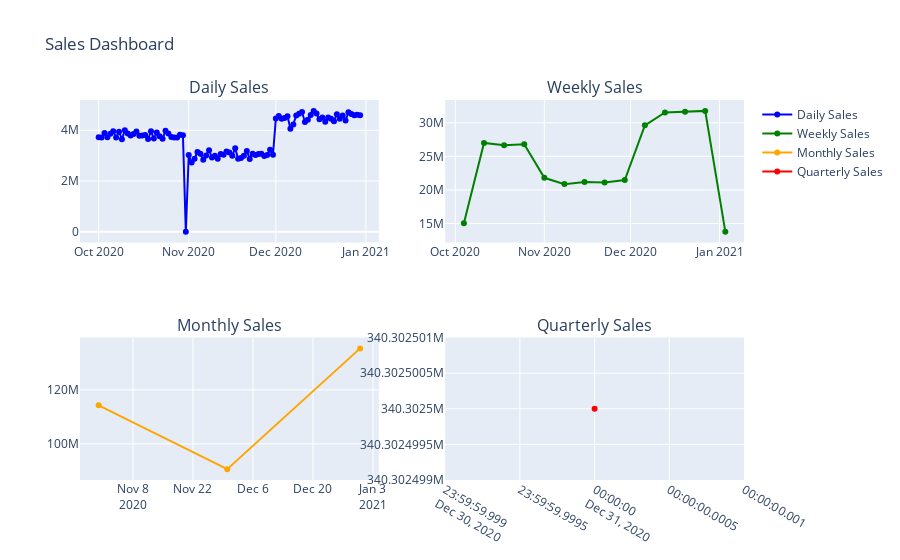

Notebook source saved alongside this figure:
### Code cell
import plotly.graph_objs as go
from plotly.subplots import make_subplots


# Create a subplot layout
fig = make_subplots(rows=2, cols=2, subplot_titles=('Daily Sales', 'Weekly Sales', 'Monthly Sales', 'Quarterly Sales'))

# Add daily sales plot
fig.add_trace(go.Scatter(
    x=daily_report.index,
    y=daily_report['Sales'],
    mode='lines+markers',
    marker=dict(color='blue'),
    text=daily_report.index.strftime('%Y-%m-%d'),  # Dates for hover text
    hoverinfo='text',  # Show only hover text
    name='Daily Sales'
), row=1, col=1)

# Add weekly sales plot
fig.add_trace(go.Scatter(
    x=weekly_report.index,
    y=weekly_report['Sales'],
    mode='lines+markers',
    marker=dict(color='green'),
    text=weekly_report.index.strftime('%Y-%m-%d'),
    hoverinfo='text',
    name='Weekly Sales'
), row=1, col=2)

# Add monthly sales plot
fig.add_trace(go.Scatter(
    x=monthly_report.index,
    y=monthly_report['Sales'],
    mode='lines+markers',
    marker=dict(color='orange'),
    text=monthly_report.index.strftime('%Y-%m-%d'),
    hoverinfo='text',
    name='Monthly Sales'
), row=2, col=1)

# Add quarterly sales plot
fig.add_trace(go.Scatter(
    x=quarterly_report.index,
    y=quarterly_report['Sales'],
    mode='lines+markers',
    marker=dict(color='red'),
    text=quarterly_report.index.strftime('%Y-%m-%d'),
    hoverinfo='text',
    name='Quarterly Sales'
), row=2, col=2)

# Update layout
fig.update_layout(title='Sales Dashboard', showlegend=True)

# Show the plot
fig.show()

### Figure 1 — Plotly figure (JSON) as saved in the notebook; plotly's stock layout.template omitted (floating-point values rounded to 4 significant figures)
{"data": [{"hoverinfo": "text", "marker": {"color": "blue"}, "mode": "lines+markers", "name": "Daily Sales", "text": ["2020-10-01", "2020-10-02", "2020-10-03", "2020-10-04", "2020-10-05", "2020-10-06", "2020-10-07", "2020-10-08", "2020-10-09", "2020-10-10", "2020-10-11", "2020-10-12", "2020-10-13", "2020-10-14", "2020-10-15", "2020-10-16", "2020-10-17", "2020-10-18", "2020-10-19", "2020-10-20", "2020-10-21", "2020-10-22", "2020-10-23", "2020-10-24", "2020-10-25", "2020-10-26", "2020-10-27", "2020-10-28", "2020-10-29", "2020-10-30", "2020-10-31", "2020-11-01", "2020-11-02", "2020-11-03", "2020-11-04", "2020-11-05", "2020-11-06", "2020-11-07", "2020-11-08", "2020-11-09", "2020-11-10", "2020-11-11", "2020-11-12", "2020-11-13", "2020-11-14", "2020-11-15", "2020-11-16", "2020-11-17", "2020-11-18", "2020-11-19", "2020-11-20", "2020-11-21", "2020-11-22", "2020-11-23", "2020-11-24", "2020-11-25", "2020-11-26", "2020-11-27", "2020-11-28", "2020-11-29", "2020-11-30", "2020-12-01", "2020-12-02", "2020-12-03", "2020-12-04", "2020-12-05", "2020-12-06", "2020-12-07", "2020-12-08", "2020-12-09", "2020-12-10", "2020-12-11", "2020-12-12", "2020-12-13", "2020-12-14", "2020-12-15", "2020-12-16", "2020-12-17", "2020-12-18", "2020-12-19", "2020-12-20", "2020-12-21", "2020-12-22", "2020-12-23", "2020-12-24", "2020-12-25", "2020-12-26", "2020-12-27", "2020-12-28", "2020-12-29", "2020-12-30"], "type": "scatter", "x": ["2020-10-01T00:00:00", "2020-10-02T00:00:00", "2020-10-03T00:00:00", "2020-10-04T00:00:00", "2020-10-05T00:00:00", "2020-10-06T00:00:00", "2020-10-07T00:00:00", "2020-10-08T00:00:00", "2020-10-09T00:00:00", "2020-10-10T00:00:00", "2020-10-11T00:00:00", "2020-10-12T00:00:00", "2020-10-13T00:00:00", "2020-10-14T00:00:00", "2020-10-15T00:00:00", "2020-10-16T00:00:00", "2020-10-17T00:00:00", "2020-10-18T00:00:00", "2020-10-19T00:00:00", "2020-10-20T00:00:00", "2020-10-21T00:00:00", "2020-10-22T00:00:00", "2020-10-23T00:00:00", "2020-10-24T00:00:00", "2020-10-25T00:00:00", "2020-10-26T00:00:00", "2020-10-27T00:00:00", "2020-10-28T00:00:00", "2020-10-29T00:00:00", "2020-10-30T00:00:00", "2020-10-31T00:00:00", "2020-11-01T00:00:00", "2020-11-02T00:00:00", "2020-11-03T00:00:00", "2020-11-04T00:00:00", "2020-11-05T00:00:00", "2020-11-06T00:00:00", "2020-11-07T00:00:00", "2020-11-08T00:00:00", "2020-11-09T00:00:00", "2020-11-10T00:00:00", "2020-11-11T00:00:00", "2020-11-12T00:00:00", "2020-11-13T00:00:00", "2020-11-14T00:00:00", "2020-11-15T00:00:00", "2020-11-16T00:00:00", "2020-11-17T00:00:00", "2020-11-18T00:00:00", "2020-11-19T00:00:00", "2020-11-20T00:00:00", "2020-11-21T00:00:00", "2020-11-22T00:00:00", "2020-11-23T00:00:00", "2020-11-24T00:00:00", "2020-11-25T00:00:00", "2020-11-26T00:00:00", "2020-11-27T00:00:00", "2020-11-28T00:00:00", "2020-11-29T00:00:00", "2020-11-30T00:00:00", "2020-12-01T00:00:00", "2020-12-02T00:00:00", "2020-12-03T00:00:00", "2020-12-04T00:00:00", "2020-12-05T00:00:00", "2020-12-06T00:00:00", "2020-12-07T00:00:00", "2020-12-08T00:00:00", "2020-12-09T00:00:00", "2020-12-10T00:00:00", "2020-12-11T00:00:00", "2020-12-12T00:00:00", "2020-12-13T00:00:00", "2020-12-14T00:00:00", "2020-12-15T00:00:00", "2020-12-16T00:00:00", "2020-12-17T00:00:00", "2020-12-18T00:00:00", "2020-12-19T00:00:00", "2020-12-20T00:00:00", "2020-12-21T00:00:00", "2020-12-22T00:00:00", "2020-12-23T00:00:00", "2020-12-24T00:00:00", "2020-12-25T00:00:00", "2020-12-26T00:00:00", "2020-12-27T00:00:00", "2020-12-28T00:00:00", "2020-12-29T00:00:00", "2020-12-30T00:00:00"], "xaxis": "x", "y": [3720000, 3715000, 3890000, 3720000, 3862500, 3960000, 3712500, 3945000, 3645000, 4005000, 3872500, 3795000, 3852500, 3955000, 3780000, 3795000, 3810000, 3652500, 3960000, 3670000, 3910000, 3760000, 3662500, 3977500, 3875000, 3735000, 3717500, 3710000, 3822500, 3802500, 0, 3020000, 2725000, 2877500, 3142500, 3075000, 2835000, 3000000, 3210000, 2925000, 2992500, 2872500, 3060000, 3035000, 3165000, 3122500, 2995000, 3290000, 2877500, 2905000, 2992500, 3185000, 2867500, 3070000, 3022500, 3067500, 3075000, 2982500, 3025000, 3235000, 3035000, 4465000, 4565000, 4457500, 4482500, 4557500, 4060000, 4230000, 4580000, 4655000, 4717500, 4327500, 4410000, 4605000, 4765000, 4657500, 4435000, 4505000, 4335000, 4505000, 4452500, 4357500, 4635000, 4452500, 4582500, 4390000, 4715000, 4637500, 4595000, 4607500, 4590000], "yaxis": "y"}, {"hoverinfo": "text", "marker": {"color": "green"}, "mode": "lines+markers", "name": "Weekly Sales", "text": ["2020-10-04", "2020-10-11", "2020-10-18", "2020-10-25", "2020-11-01", "2020-11-08", "2020-11-15", "2020-11-22", "2020-11-29", "2020-12-06", "2020-12-13", "2020-12-20", "2020-12-27", "2021-01-03"], "type": "scatter", "x": ["2020-10-04T00:00:00", "2020-10-11T00:00:00", "2020-10-18T00:00:00", "2020-10-25T00:00:00", "2020-11-01T00:00:00", "2020-11-08T00:00:00", "2020-11-15T00:00:00", "2020-11-22T00:00:00", "2020-11-29T00:00:00", "2020-12-06T00:00:00", "2020-12-13T00:00:00", "2020-12-20T00:00:00", "2020-12-27T00:00:00", "2021-01-03T00:00:00"], "xaxis": "x2", "y": [15045000, 27002500, 26640000, 26815000, 21807500, 20865000, 21172500, 21112500, 21477500, 29622500, 31525000, 31655000, 31770000, 13792500], "yaxis": "y2"}, {"hoverinfo": "text", "marker": {"color": "orange"}, "mode": "lines+markers", "name": "Monthly Sales", "text": ["2020-10-31", "2020-11-30", "2020-12-31"], "type": "scatter", "x": ["2020-10-31T00:00:00", "2020-11-30T00:00:00", "2020-12-31T00:00:00"], "xaxis": "x3", "y": [114290000, 90682500, 135330000], "yaxis": "y3"}, {"hoverinfo": "text", "marker": {"color": "red"}, "mode": "lines+markers", "name": "Quarterly Sales", "text": ["2020-12-31"], "type": "scatter", "x": ["2020-12-31T00:00:00"], "xaxis": "x4", "y": [340302500], "yaxis": "y4"}], "layout": {"annotations": [{"font": {"size": 16}, "showarrow": false, "text": "Daily Sales", "x": 0.225, "xanchor": "center", "xref": "paper", "y": 1, "yanchor": "bottom", "yref": "paper"}, {"font": {"size": 16}, "showarrow": false, "text": "Weekly Sales", "x": 0.775, "xanchor": "center", "xref": "paper", "y": 1, "yanchor": "bottom", "yref": "paper"}, {"font": {"size": 16}, "showarrow": false, "text": "Monthly Sales", "x": 0.225, "xanchor": "center", "xref": "paper", "y": 0.375, "yanchor": "bottom", "yref": "paper"}, {"font": {"size": 16}, "showarrow": false, "text": "Quarterly Sales", "x": 0.775, "xanchor": "center", "xref": "paper", "y": 0.375, "yanchor": "bottom", "yref": "paper"}], "autosize": true, "showlegend": true, "title": {"text": "Sales Dashboard"}, "xaxis": {"anchor": "y", "autorange": true, "domain": [0, 0.45], "range": ["2020-09-24 21:22:12.0847", "2021-01-05 02:37:47.9153"], "type": "date"}, "xaxis2": {"anchor": "y2", "autorange": true, "domain": [0.55, 1], "range": ["2020-09-27 19:44:26.8856", "2021-01-09 04:15:33.1144"], "type": "date"}, "xaxis3": {"anchor": "y3", "autorange": true, "domain": [0, 0.45], "range": ["2020-10-26 20:37:02.8574", "2021-01-04 03:22:57.1426"], "type": "date"}, "xaxis4": {"anchor": "y4", "autorange": true, "domain": [0.55, 1], "range": ["2020-12-30 23:59:59.999", "2020-12-31 00:00:00.001"], "type": "date"}, "yaxis": {"anchor": "x", "autorange": true, "domain": [0.625, 1], "range": [-637600.0, 5403000.0], "type": "linear"}, "yaxis2": {"anchor": "x2", "autorange": true, "domain": [0.625, 1], "range": [11390000.0, 34180000.0], "type": "linear"}, "yaxis3": {"anchor": "x3", "autorange": true, "domain": [0, 0.375], "range": [84710000.0, 141300000.0], "type": "linear"}, "yaxis4": {"anchor": "x4", "autorange": true, "domain": [0, 0.375], "range": [340302499, 340302501], "type": "linear"}}}
